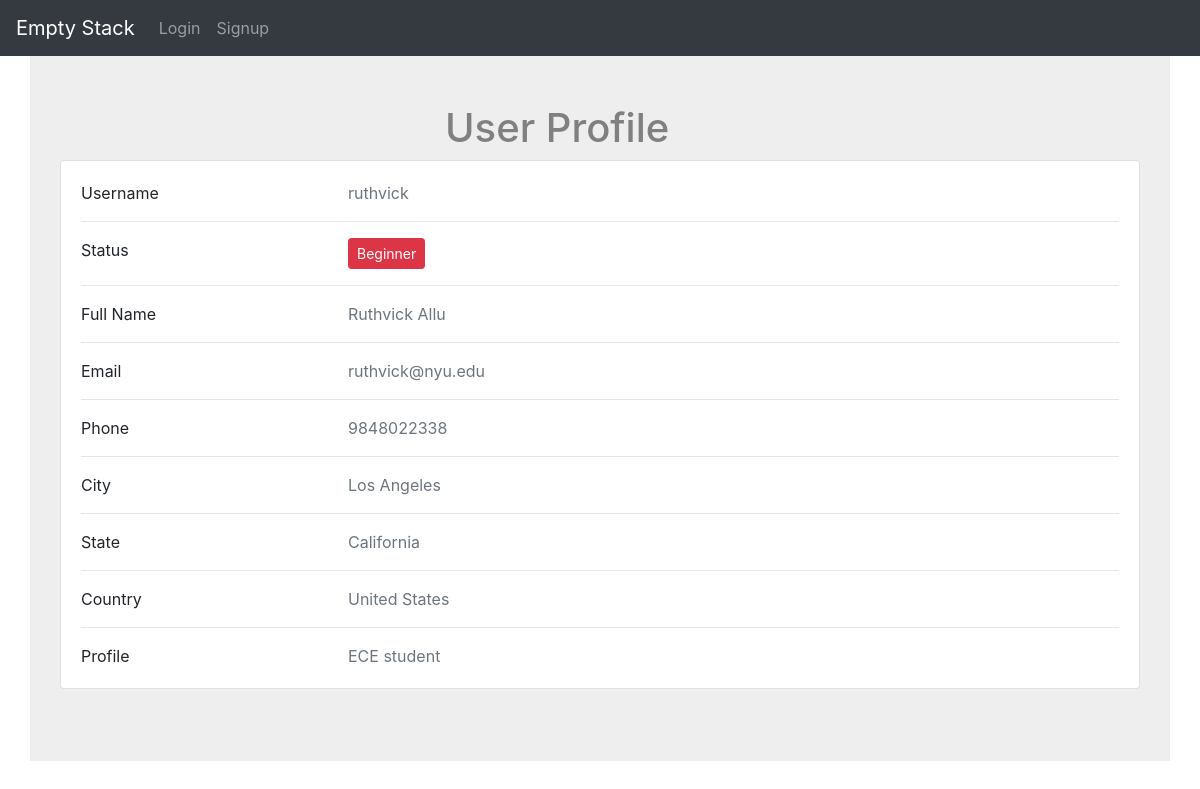
Before: /profile/1 with the older database file.
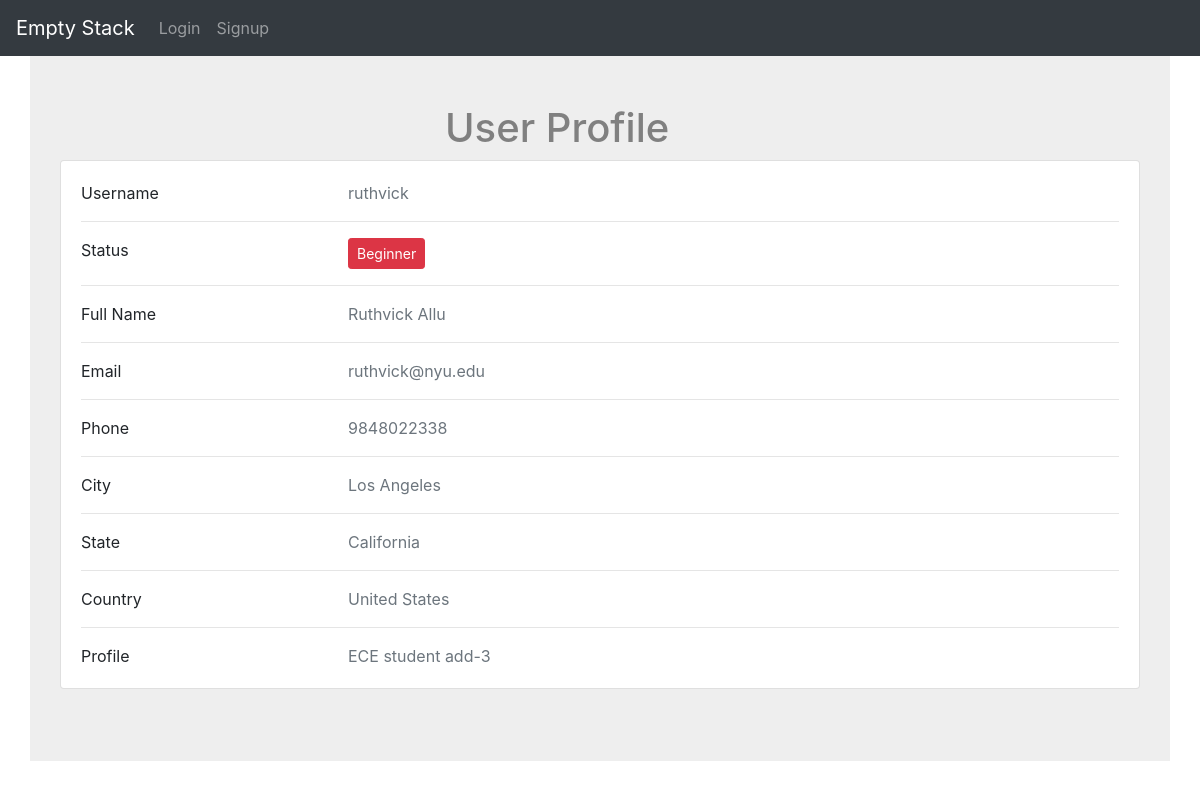
After: the same page with the newer database file.
### app.py (models this page shows)
class Users(db.Model):
    userid = db.Column(db.Integer, primary_key=True, autoincrement=True)
    username = db.Column(db.String, unique=True)
    firstname = db.Column(db.String)
    lastname = db.Column(db.String)
    email = db.Column(db.String)
    phone = db.Column(db.String)
    profile = db.Column(db.Text)
    rating = db.Column(db.Integer, default=0)
    city = db.Column(db.String)
    state = db.Column(db.String)
    country = db.Column(db.String)

### app.py (the view)
@app.route('/profile/<userid>', methods=['POST', 'GET'])
def profile(userid):
    user = Users.query.filter_by(userid=userid).first()
    return render_template('show_profile.html', user=user)

### templates/show_profile.html (shortened to what the changed rows need)
{% extends "base.html" %}
{% import "bootstrap/wtf.html" as wtf %}
{% block content %}
    <div style="background-color: #eee;" class="container py-5">
        <h1 style="padding-left:400px">User Profile</h1>
        <div class="col-lg-12">
            <div class="card mb-4">
                <div class="card-body">
                    <div class="row">
                        <div class="col-sm-9">
                            <p class="text-muted mb-0">{{ user.username }}</p>
                        </div>
                    </div>
                    <div class="row">
                        <div class="col-sm-9">
                            <p class="text-muted mb-0">{{ user.firstname+" "+user.lastname }}</p>
                        </div>
                    </div>
                    <div class="row">
                        <div class="col-sm-9">
                            <p class="text-muted mb-0">{{ user.email }}</p>
                        </div>
                    </div>
                    <div class="row">
                        <div class="col-sm-9">
                            <p class="text-muted mb-0">{{ user.phone }}</p>
                        </div>
                    </div>
                    <div class="row">
                        <div class="col-sm-9">
                            <p class="text-muted mb-0">{{ user.city }}</p>
                        </div>
                    </div>
                    <div class="row">
                        <div class="col-sm-9">
                            <p class="text-muted mb-0">{{ user.state }}</p>
                        </div>
                    </div>
                    <div class="row">
                        <div class="col-sm-9">
                            <p class="text-muted mb-0">{{ user.country }}</p>
                        </div>
                    </div>
                    <div class="row">
                        <div class="col-sm-9">
                            <p class="text-muted mb-0">{{ user.profile }}</p>
                        </div>
                    </div>
                </div>
            </div>
        </div>
    </div>
{% endblock %}

Changed rows visible on the page:
changed Users "ruthvick": profile "ECE student" → "ECE student add-3"
